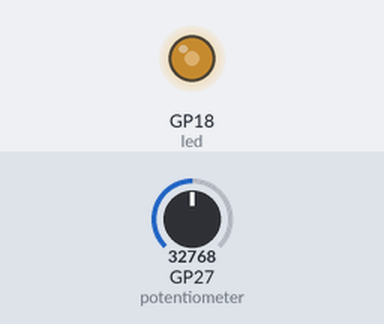
This program was run on a simulated Raspberry Pi Pico running MicroPython. Shown: output pins drawn as LEDs (lit = HIGH). The inputs (shaded band) are chosen by the test bench; at power-on: GP27 (potentiometer) = 32768 (analog values on the 0–65535 scale). What the program prints to the serial console is not drawn.

Above: at 1.2 s.
1.3 s: GP27 (potentiometer) set to 45874
At 1.6 s:
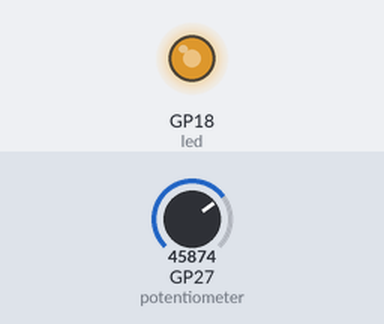
2.8 s: GP27 (potentiometer) set to 57670
At 3.9 s:
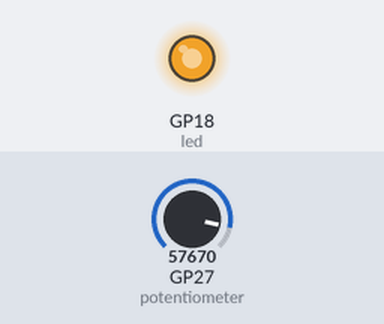
4.3 s: GP27 (potentiometer) set to 7864
At 5.1 s:
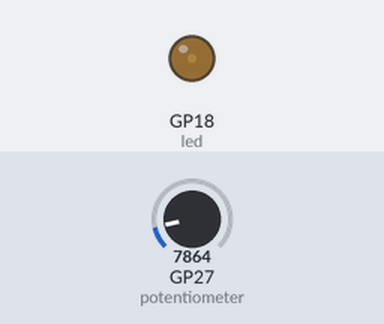
5.8 s: GP27 (potentiometer) set to 0
At 6.2 s:
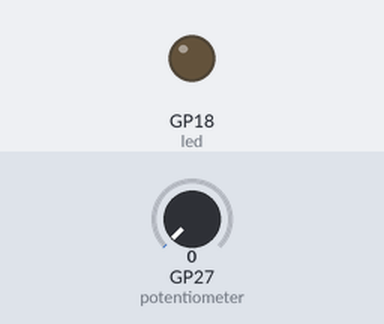
Timing chart, 0 to 8.3 s (numbered marks = the images above; inputs shaded):
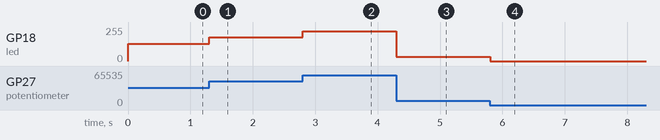

Measured:
- after the input at 1.3 s, GP18 (led): 128/255 → 178/255 at once
- after the input at 2.8 s, GP18 (led): 178/255 → 224/255 at once
- after the input at 4.3 s, GP18 (led): 224/255 → 31/255 at once
- after the input at 5.8 s, GP18 (led): 31/255 → 0/255 at once

The program:

Activity-4.py
```python
from machine import ADC, Pin, PWM
import time

# LED Fader using PWM

# Set up the potentiometer on ADC pin 27
potentiometer = ADC(Pin(27))

# Set up the LED pin with PWM
led = PWM(Pin(18))

# Set the PWM Frequency
# Sets how often to switch the power between on and off for the LED
led.freq(1000)

# Create a variable for our reading
reading = 0

try:
    while True: # Run forever

        reading = potentiometer.read_u16() # Read the potentiometer value and set this as our reading variable value

        print(reading) # Print the reading

        # Set the LED PWM duty cycle to the potentiometer reading value
        # The duty cycle tells the LED for how long it should be on each time
        led.duty_u16(reading)

        time.sleep(0.001) # Short delay

except(KeyboardInterrupt):
    led.duty_u16(0)
```
